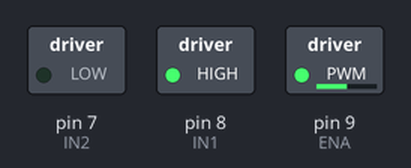
A sketch run on a simulated Arduino Uno, built with avr-gcc and run on an emulated ATmega328P. On the bench: switched loads named in the sketch (green lamp = pin HIGH).

Above: at 0.05 s.
At 2.95 s:
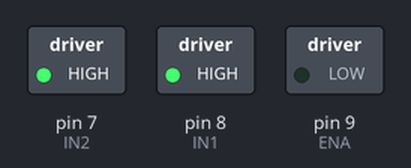
Timing chart, 0 to 3.5 s (numbered marks = the images above):
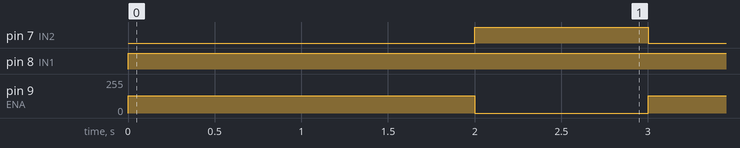

The sketch:

l298n_arduino.ino
```cpp
// Pinos para o Motor A
const int ENA = 9;  // Pino PWM
const int IN1 = 8;  // Direção 1
const int IN2 = 7;  // Direção 2

void setup() {
  pinMode(IN1, OUTPUT);
  pinMode(IN2, OUTPUT);
  pinMode(ENA, OUTPUT);
}

void loop() {
  // Mover para frente (Velocidade média)
  digitalWrite(IN1, HIGH);
  digitalWrite(IN2, LOW);
  analogWrite(ENA, 128); // 0-255 (Meia velocidade)
  delay(2000);

  // Parar (Freio motor)
  digitalWrite(IN1, HIGH);
  digitalWrite(IN2, HIGH);
  analogWrite(ENA, 0);
  delay(1000);
}
```

Measured:
- by itself, pin 7 (IN2): alternates HIGH for 1.0 s and LOW for 2.0 s
- by itself, pin 8 (IN1): LOW → HIGH at 0.00 s
- by itself, pin 9 (ENA): alternates 128/255 for 2.0 s and 0/255 for 1.0 s
